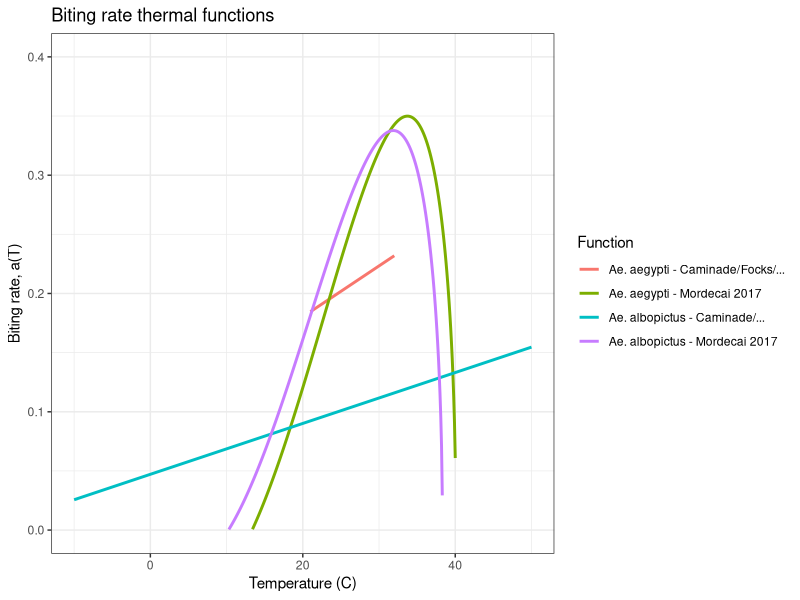
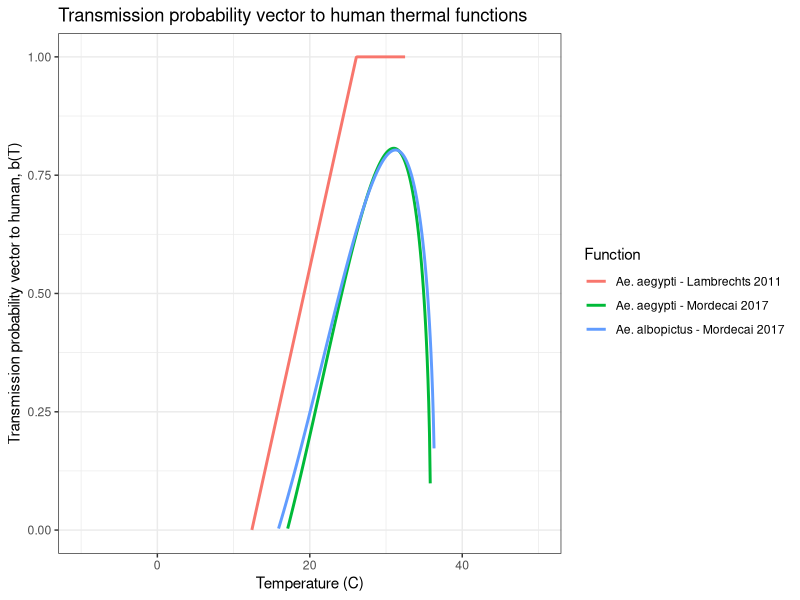
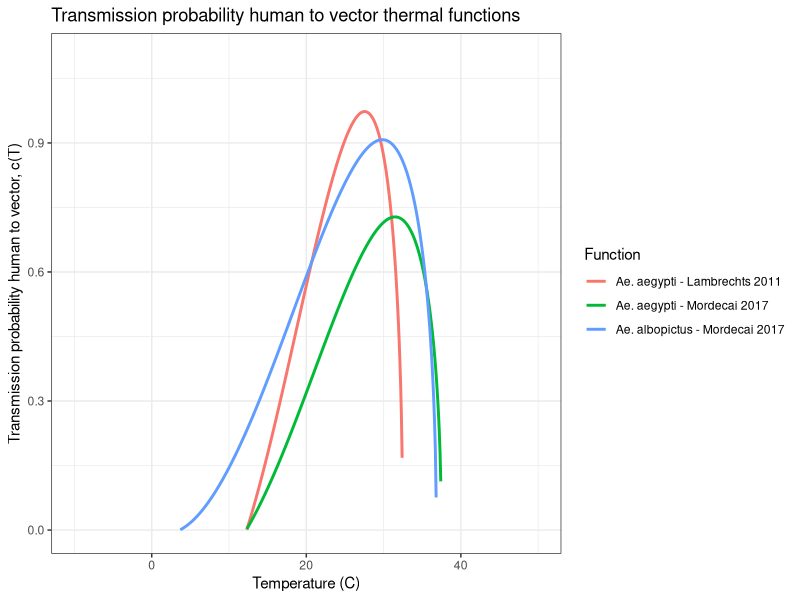
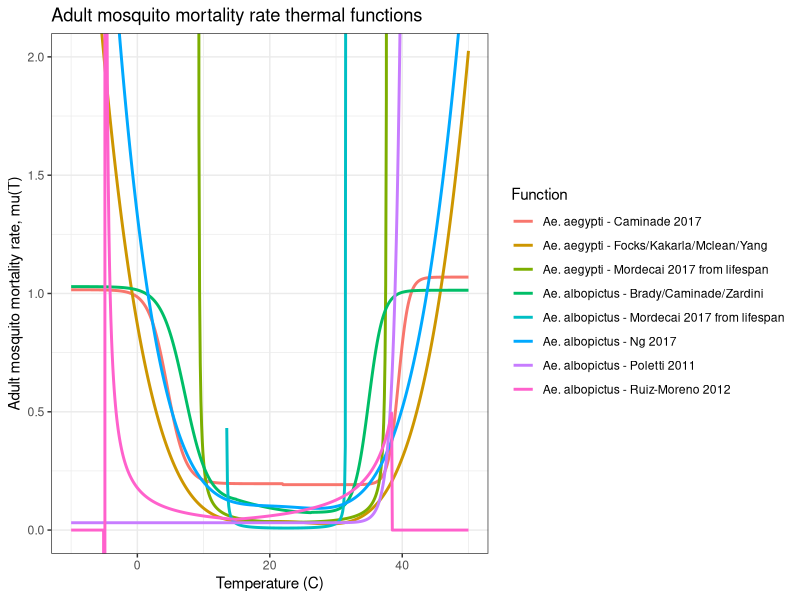
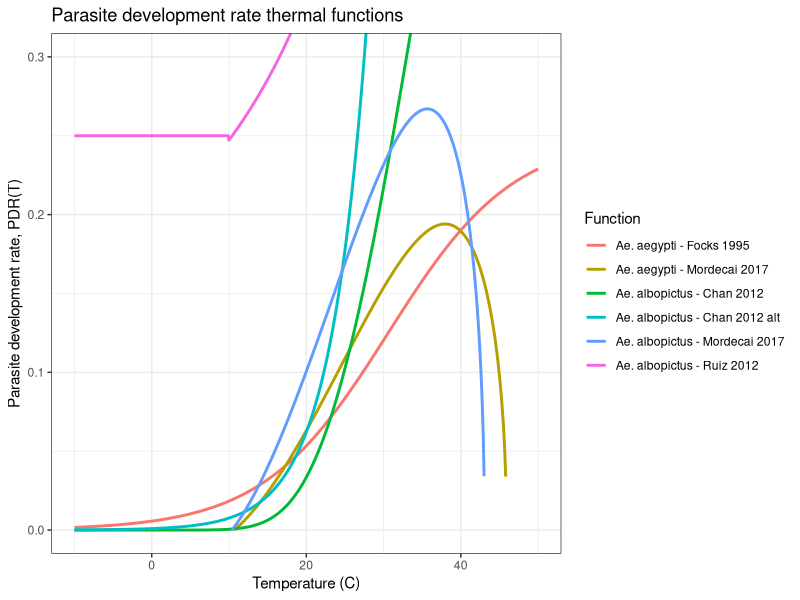
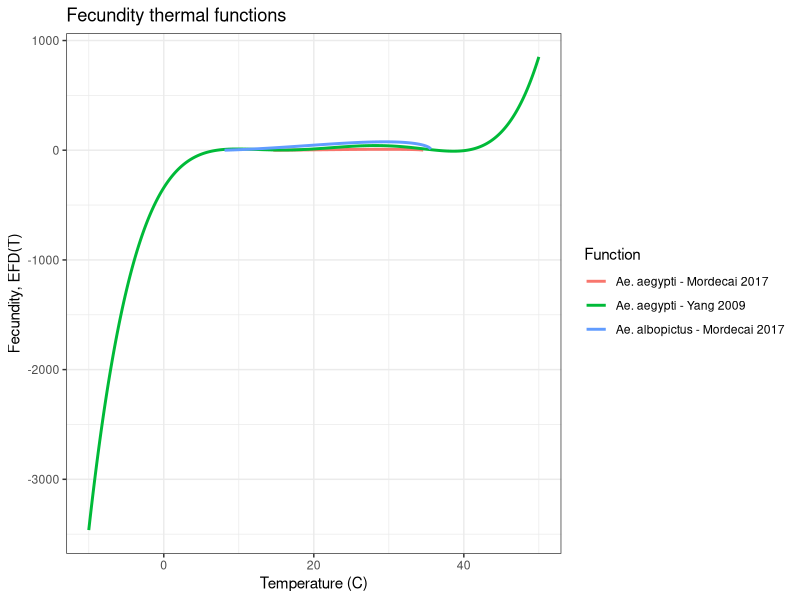
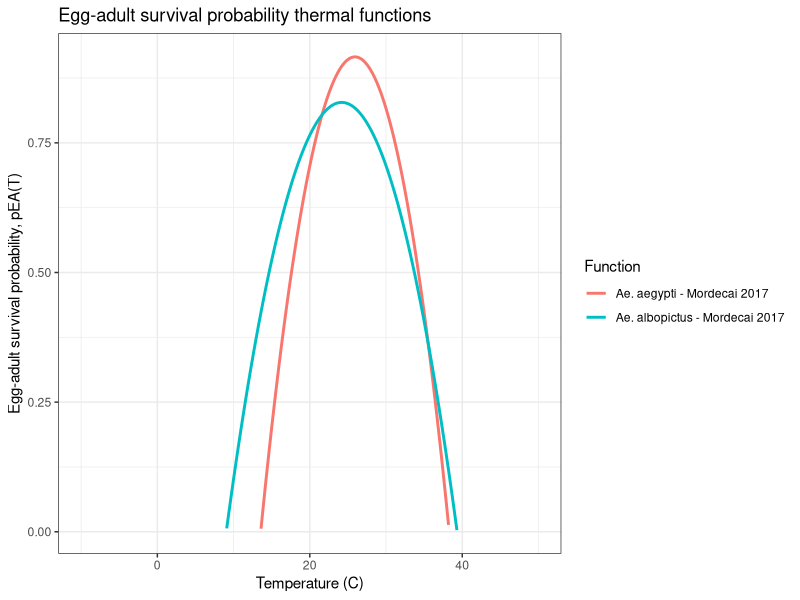
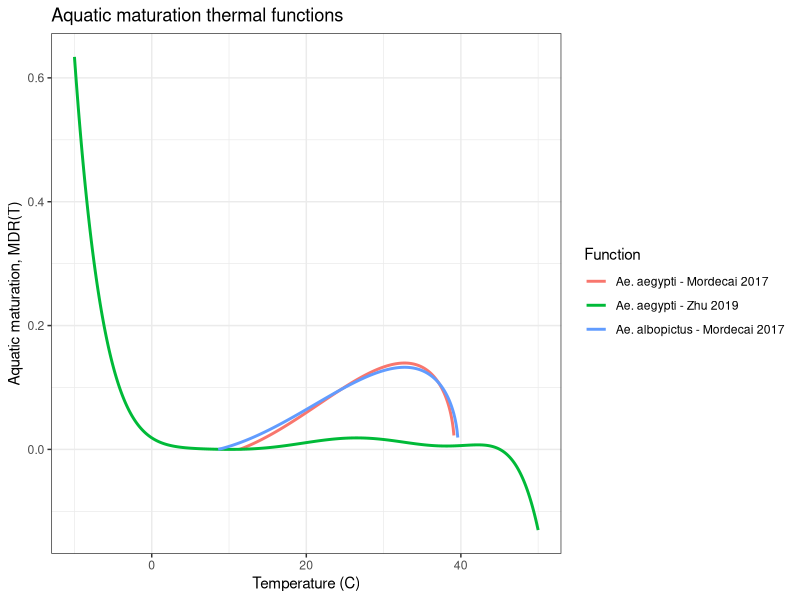

The R source for these figures, in order:
## ---- chunk 1
knitr::opts_chunk$set(echo = TRUE)
## ---- chunk 2
library(ggplot2)

# Temperature range
temp <- seq(-10, 50, by = 0.1)

# Output directories are relative to this Rmd in analysis/.
fig_dir <- "../figures"
dir.create(fig_dir, showWarnings = FALSE, recursive = TRUE)
## ---- chunk 3
####### Biting Rate ##########


# Species: Ae. aegypti
# Cited as Original Source: Caminade et al., 2017; Focks et al., 1995; Kakarla et al., 2019; Liu-Helmersson et al., 2014; Mclean et al., 1974; Scott et al., 2000
a_aegypti_caminade_2017 <- function(T) {
  
  b_m <- rep(NA_real_, length(T))
  
  idx1 <- T >= 21 & T <= 32
  
  b_m[idx1] <- 0.0943 + 0.0043 * T[idx1]
  
  return(b_m)
}


# Species: Ae. aegypti
# Cited as Original Source: Mordecai et al., 2017
a_aegypti_mordecai_2017 <- function(T) {
  
  a <- rep(NA_real_, length(T))
  
  idx1 <- T > 13.35 & T < 40.08
  
  a[idx1] <- 2.02E-4 * T[idx1] * (T[idx1] - 13.35) * sqrt(40.08 - T[idx1])
  
  return(a)
}


# Species: Ae. albopictus
# Cited as Original Source: Mordecai et al., 2017
a_albopictus_mordecai_2017 <- function(T) {
  
  a <- rep(NA_real_, length(T))
  
  idx1 <- T > 10.25 & T < 38.32
  
  a[idx1] <- 1.93E-4 * T[idx1] * (T[idx1] - 10.25) * sqrt(38.32 - T[idx1])
  
  return(a)
}


# Species: Ae. albopictus
# Cited as Original Source: Caminade et al., 2017; Liu-Helmersson et al., 2014; Scott et al., 2000; Zardini et al., 2024
a_albopictus_caminade_2017 <- function(T) {
  
  a <- 0.5 * (0.0043 * T + 0.0943)
  
  return(a)
}


####### Make data frame ##########

biting_data <- rbind(
  data.frame(
    temp = temp,
    a = a_aegypti_caminade_2017(temp),
    function_name = "Ae. aegypti - Caminade/Focks/..."
  ),
  
  data.frame(
    temp = temp,
    a = a_aegypti_mordecai_2017(temp),
    function_name = "Ae. aegypti - Mordecai 2017"
  ),
  
  data.frame(
    temp = temp,
    a = a_albopictus_mordecai_2017(temp),
    function_name = "Ae. albopictus - Mordecai 2017"
  ),
  
  data.frame(
    temp = temp,
    a = a_albopictus_caminade_2017(temp),
    function_name = "Ae. albopictus - Caminade/..."
  )
)



####### Plot biting rate ##########

p_a <- ggplot(biting_data, aes(x = temp, y = a, color = function_name)) +
  geom_line(linewidth = 1) +
  coord_cartesian(ylim = c(0, 0.4)) +
  labs(
    x = "Temperature (C)",
    y = "Biting rate, a(T)",
    color = "Function",
    title = "Biting rate thermal functions"
  ) +
  theme_bw()

print(p_a)


####### Save figure ##########

ggsave(
  filename = file.path(fig_dir, "biting_rate.jpg"),
  plot = p_a,
  width = 8,
  height = 5,
  dpi = 300,
  device = "jpeg",
  bg = "white"
)
## ---- chunk 4
####### Transmission Probability Vector -> Human ##########


# Species: Ae. aegypti
# Cited as Original Source: Lambrechts et al., 2011
b_aegypti_lambrechts_2011 <- function(T) {
  
  b_prob <- rep(NA_real_, length(T))
  
  idx1 <- T >= 12.4 & T <= 26.1
  idx2 <- T > 26.1 & T <= 32.5
  
  b_prob[idx1] <- -0.9037 + 0.0729 * T[idx1]
  b_prob[idx2] <- 1
  
  return(b_prob)
}


# Species: Ae. aegypti
# Cited as Original Source: Mordecai et al., 2017
b_aegypti_mordecai_2017 <- function(T) {
  
  b_prob <- rep(NA_real_, length(T))
  
  idx1 <- T > 17.05 & T < 35.83
  
  b_prob[idx1] <- 8.49E-4 * T[idx1] * (T[idx1] - 17.05) * sqrt(35.83 - T[idx1])
  
  return(b_prob)
}


# Species: Ae. albopictus
# Cited as Original Source: Mordecai et al., 2017
b_albopictus_mordecai_2017 <- function(T) {
  
  b_prob <- rep(NA_real_, length(T))
  
  idx1 <- T > 15.84 & T < 36.40
  
  b_prob[idx1] <- 7.35E-4 * T[idx1] * (T[idx1] - 15.84) * sqrt(36.40 - T[idx1])
  
  return(b_prob)
}


####### Make data frame ##########

vector_to_human_data <- rbind(
  data.frame(
    temp = temp,
    b_prob = b_aegypti_lambrechts_2011(temp),
    function_name = "Ae. aegypti - Lambrechts 2011"
  ),
  
  data.frame(
    temp = temp,
    b_prob = b_aegypti_mordecai_2017(temp),
    function_name = "Ae. aegypti - Mordecai 2017"
  ),
  
  data.frame(
    temp = temp,
    b_prob = b_albopictus_mordecai_2017(temp),
    function_name = "Ae. albopictus - Mordecai 2017"
  )
)


####### Plot transmission probability vector to human ##########

p_b <- ggplot(vector_to_human_data, aes(x = temp, y = b_prob, color = function_name)) +
  geom_line(linewidth = 1) +
  coord_cartesian(ylim = c(0, 1)) +
  labs(
    x = "Temperature (C)",
    y = "Transmission probability vector to human, b(T)",
    color = "Function",
    title = "Transmission probability vector to human thermal functions"
  ) +
  theme_bw()

print(p_b)


####### Save figure ##########

ggsave(
  filename = file.path(fig_dir, "transmission_vector_to_human.jpg"),
  plot = p_b,
  width = 8,
  height = 5,
  dpi = 300,
  device = "jpeg",
  bg = "white"
)
## ---- chunk 5
####### Transmission Probability Human -> Vector ##########


# Species: Ae. aegypti
# Cited as Original Source: Lambrechts et al., 2011
c_aegypti_lambrechts_2011 <- function(T) {
  
  c <- rep(NA_real_, length(T))
  
  idx1 <- T > 12.286 & T < 32.461
  
  c[idx1] <- 0.001044 * T[idx1] * (T[idx1] - 12.286) * sqrt(32.461 - T[idx1])
  
  return(c)
}


# Species: Ae. aegypti
# Cited as Original Source: Mordecai et al., 2017
c_aegypti_mordecai_2017 <- function(T) {
  
  c <- rep(NA_real_, length(T))
  
  idx1 <- T > 12.22 & T < 37.46
  
  c[idx1] <- 4.91E-4 * T[idx1] * (T[idx1] - 12.22) * sqrt(37.46 - T[idx1])
  
  return(c)
}


# Species: Ae. albopictus
# Cited as Original Source: Mordecai et al., 2017
c_albopictus_mordecai_2017 <- function(T) {
  
  c <- rep(NA_real_, length(T))
  
  idx1 <- T > 3.62 & T < 36.82
  
  c[idx1] <- 4.39E-4 * T[idx1] * (T[idx1] - 3.62) * sqrt(36.82 - T[idx1])
  
  return(c)
}


####### Make data frame ##########

human_to_vector_data <- rbind(
  data.frame(
    temp = temp,
    c = c_aegypti_lambrechts_2011(temp),
    function_name = "Ae. aegypti - Lambrechts 2011"
  ),
  
  data.frame(
    temp = temp,
    c = c_aegypti_mordecai_2017(temp),
    function_name = "Ae. aegypti - Mordecai 2017"
  ),
  
  data.frame(
    temp = temp,
    c = c_albopictus_mordecai_2017(temp),
    function_name = "Ae. albopictus - Mordecai 2017"
  )
)


####### Plot transmission probability human to vector ##########

p_c <- ggplot(human_to_vector_data, aes(x = temp, y = c, color = function_name)) +
  geom_line(linewidth = 1) +
  coord_cartesian(ylim = c(0, 1.1)) +
  labs(
    x = "Temperature (C)",
    y = "Transmission probability human to vector, c(T)",
    color = "Function",
    title = "Transmission probability human to vector thermal functions"
  ) +
  theme_bw()

print(p_c)


####### Save figure ##########

ggsave(
  filename = file.path(fig_dir, "transmission_human_to_vector.jpg"),
  plot = p_c,
  width = 8,
  height = 5,
  dpi = 300,
  device = "jpeg",
  bg = "white"
)
## ---- chunk 6

####### Adult Mosquito Mortality Rate ##########


# Species: Ae. aegypti
# Cited as Original Source: Caminade et al., 2017
mu_aegypti_caminade_2017 <- function(T) {
  
  mu <- rep(NA_real_, length(T))
  
  idx1 <- T < 22
  idx2 <- T >= 22
  
  mu[idx1] <- 1 / (1.22 + exp(-3.05 + 0.72 * T[idx1])) + 0.196
  mu[idx2] <- 1 / (1.14 + exp(51.4 - 1.3 * T[idx2])) + 0.192
  
  return(mu)
}


# Species: Ae. aegypti
# Cited as Original Source: Focks et al., 1995; Kakarla et al., 2019; Mclean et al., 1974; Yang et al., 2009
mu_aegypti_focks_1995 <- function(T) {
  
  mu <- 0.8692 -
    0.1590 * T +
    0.01116 * T^2 -
    0.0003408 * T^3 +
    0.000003809 * T^4
  
  return(mu)
}


# Species: Ae. albopictus
# Cited as Original Source: Poletti et al., 2011
mu_albopictus_poletti_2011 <- function(T) {
  
  mu <- 0.031 + 95820 * exp(T - 50.4)
  
  return(mu)
}


# Species: Ae. albopictus
# Cited as Original Source: Ruiz-Moreno et al., 2012
mu_albopictus_ruiz_moreno_2012 <- function(T) {
  
  mu <- rep(NA_real_, length(T))
  
  idx1 <- T < -5
  idx2 <- T >= -5 & T < 15
  idx3 <- T >= 15 & T < 38.5
  idx4 <- T >= 38.5
  
  mu[idx1] <- 0
  mu[idx2] <- 1 / (5.6 + 1.12 * T[idx2])
  mu[idx3] <- 1 / (40.27 - 1.38 * T[idx3] + 0.01 * T[idx3]^2)
  mu[idx4] <- 0
  
  return(mu)
}


# Species: Ae. albopictus
# Cited as Original Source: Brady et al., 2013; Caminade et al., 2017; Zardini et al., 2024
mu_albopictus_brady_2013 <- function(T) {
  
  mu <- rep(NA_real_, length(T))
  
  idx1 <- T < 15
  idx2 <- T >= 15 & T < 26.3
  idx3 <- T >= 26.3
  
  mu[idx1] <- 1 / (1.1 + exp(-4.04 + 0.576 * T[idx1])) + 0.12
  mu[idx2] <- 0.000339 * T[idx2]^2 - 0.0189 * T[idx2] + 0.336
  mu[idx3] <- 1 / (1.065 + exp(32.2 - 0.92 * T[idx3])) + 0.0747
  
  return(mu)
}


# Species: Ae. albopictus
# Cited as Original Source: Ng et al., 2017
# Checked Ng et al. (2017): the T^5 coefficient is -2.72000e-08, not -2.72e-02.
mu_albopictus_ng_2017 <- function(T) {
  
  mu <- 1.33048 -
    2.32772e-1 * T +
    1.68529e-2 * T^2 -
    5.61719e-4 * T^3 +
    7.91643e-6 * T^4 -
    2.72e-8 * T^5     # Original Table but shoud modify to 2.72e-8
  
  return(mu)
}


# Species: Ae. aegypti
# Cited as Original Source: Mordecai et al., 2017
# Table gives lifespan; mortality is calculated as mu(T) = 1 / lf(T).
mu_aegypti_mordecai_2017 <- function(T) {
  
  mu <- rep(NA_real_, length(T))
  
  idx1 <- T > 9.16 & T < 37.73
  
  lf <- -1.48e-1 * (T[idx1] - 9.16) * (T[idx1] - 37.73)
  mu[idx1] <- 1 / lf
  
  return(mu)
}


# Species: Ae. albopictus
# Cited as Original Source: Mordecai et al., 2017
# Table gives lifespan; mortality is calculated as mu(T) = 1 / lf(T).
mu_albopictus_mordecai_2017 <- function(T) {
  
  mu <- rep(NA_real_, length(T))
  
  idx1 <- T > 13.41 & T < 31.51
  
  lf <- -1.43 * (T[idx1] - 13.41) * (T[idx1] - 31.51 )
  mu[idx1] <- 1 / lf
  
  return(mu)
}


####### Make data frame ##########

mortality_data <- rbind(
  data.frame(
    temp = temp,
    mu = mu_aegypti_caminade_2017(temp),
    function_name = "Ae. aegypti - Caminade 2017"
  ),
  
  data.frame(
    temp = temp,
    mu = mu_aegypti_focks_1995(temp),
    function_name = "Ae. aegypti - Focks/Kakarla/Mclean/Yang"
  ),
  
  data.frame(
    temp = temp,
    mu = mu_albopictus_poletti_2011(temp),
    function_name = "Ae. albopictus - Poletti 2011"
  ),
  
  data.frame(
    temp = temp,
    mu = mu_albopictus_ruiz_moreno_2012(temp),
    function_name = "Ae. albopictus - Ruiz-Moreno 2012"
  ),
  
  data.frame(
    temp = temp,
    mu = mu_albopictus_brady_2013(temp),
    function_name = "Ae. albopictus - Brady/Caminade/Zardini"
  ),
  
  data.frame(
    temp = temp,
    mu = mu_albopictus_ng_2017(temp),
    function_name = "Ae. albopictus - Ng 2017"
  ),
  
  data.frame(
    temp = temp,
    mu = mu_aegypti_mordecai_2017(temp),
    function_name = "Ae. aegypti - Mordecai 2017 from lifespan"
  ),
  
  data.frame(
    temp = temp,
    mu = mu_albopictus_mordecai_2017(temp),
    function_name = "Ae. albopictus - Mordecai 2017 from lifespan"
  )
)


####### Check possible problems ##########

problem_mu <- mortality_data[
  is.na(mortality_data$mu) |
    !is.finite(mortality_data$mu) |
    mortality_data$mu < 0 |
    mortality_data$mu > 2,
]

problem_summary <- aggregate(
  temp ~ function_name,
  data = problem_mu,
  FUN = length
)

names(problem_summary)[2] <- "number_of_problem_values"


####### Plot mortality rate ##########

p_mu <- ggplot(mortality_data, aes(x = temp, y = mu, color = function_name)) +
  geom_line(linewidth = 1) +
  coord_cartesian(ylim = c(0, 2)) +
  labs(
    x = "Temperature (C)",
    y = "Adult mosquito mortality rate, mu(T)",
    color = "Function",
    title = "Adult mosquito mortality rate thermal functions"
  ) +
  theme_bw()

print(p_mu)


####### Save figure ##########

ggsave(
  filename = file.path(fig_dir, "adult_mosquito_mortality_rate.jpg"),
  plot = p_mu,
  width = 8,
  height = 5,
  dpi = 300,
  device = "jpeg",
  bg = "white"
)
## ---- chunk 7
####### Extrinsic Incubation Rate / Parasite Development Rate ##########


# Species: Ae. albopictus
# Cited as Original Source: Mordecai et al., 2017
PDR_albopictus_mordecai_2017 <- function(T) {
  
  PDR <- rep(NA_real_, length(T))
  
  idx1 <- T > 10.39 & T < 43.05
  
  PDR[idx1] <- 1.09E-4 * T[idx1] * (T[idx1] - 10.39) * sqrt(43.05 - T[idx1])
  
  return(PDR)
}


# Species: Ae. aegypti
# Cited as Original Source: Mordecai et al., 2017
PDR_aegypti_mordecai_2017 <- function(T) {
  
  PDR <- rep(NA_real_, length(T))
  
  idx1 <- T > 10.68 & T < 45.90
  
  PDR[idx1] <- 6.65E-5 * T[idx1] * (T[idx1] - 10.68) * sqrt(45.90 - T[idx1])
  
  return(PDR)
}


# Species: Ae. aegypti
# Cited as Original Source: Focks et al., 1995
PDR_aegypti_focks_1995 <- function(T) {
  
  PDR <- 1 / (4 + exp(5.15 - 0.123 * T))
  
  return(PDR)
}


# Species: Ae. albopictus
# Cited as Original Source: Chan & Johansson, 2012
PDR_albopictus_chan_johansson_2012 <- function(T) {
  
  PDR <- 1 / exp(log(6) * exp(-0.08 * (T - 28)))
  
  return(PDR)
}


# Species: Ae. albopictus
# Cited as Original Source: Chan & Johansson, 2012
PDR_albopictus_chan_johansson_2012_alt <- function(T) {
  
  PDR <- 1 / (3.0 * exp(-0.21 * (T - 28.0)))
  
  return(PDR)
}


# Species: Ae. albopictus
# Cited as Original Source: Ruiz-Moreno et al., 2012
PDR_albopictus_ruiz_moreno_2012 <- function(T) {
  
  EIP <- rep(NA_real_, length(T))
  
  idx1 <- T < 10
  idx2 <- T >= 10 & T <= 32
  idx3 <- T > 32
  
  EIP[idx1] <- 4
  EIP[idx2] <- 113 / 22 - (2.4 / 22) * T[idx2]
  EIP[idx3] <- 1.5
  
  PDR <- 1 / EIP
  
  return(PDR)
}


####### Make data frame ##########

PDR_data <- rbind(
  data.frame(
    temp = temp,
    PDR = PDR_albopictus_mordecai_2017(temp),
    function_name = "Ae. albopictus - Mordecai 2017"
  ),
  
  data.frame(
    temp = temp,
    PDR = PDR_aegypti_mordecai_2017(temp),
    function_name = "Ae. aegypti - Mordecai 2017"
  ),
  
  data.frame(
    temp = temp,
    PDR = PDR_aegypti_focks_1995(temp),
    function_name = "Ae. aegypti - Focks 1995"
  ),
  
  data.frame(
    temp = temp,
    PDR = PDR_albopictus_chan_johansson_2012(temp),
    function_name = "Ae. albopictus - Chan 2012"
  ),
  
  data.frame(
    temp = temp,
    PDR = PDR_albopictus_chan_johansson_2012_alt(temp),
    function_name = "Ae. albopictus - Chan 2012 alt"
  ),
  
  data.frame(
    temp = temp,
    PDR = PDR_albopictus_ruiz_moreno_2012(temp),
    function_name = "Ae. albopictus - Ruiz 2012"
  )
)


####### Plot parasite development rate ##########

p_PDR <- ggplot(PDR_data, aes(x = temp, y = PDR, color = function_name)) +
  geom_line(linewidth = 1) +
  coord_cartesian(ylim = c(0, 0.3)) +
  labs(
    x = "Temperature (C)",
    y = "Parasite development rate, PDR(T)",
    color = "Function",
    title = "Parasite development rate thermal functions"
  ) +
  theme_bw()

print(p_PDR)


####### Save figure ##########

ggsave(
  filename = file.path(fig_dir, "parasite_development_rate.jpg"),
  plot = p_PDR,
  width = 8,
  height = 5,
  dpi = 300,
  device = "jpeg",
  bg = "white"
)
## ---- chunk 8
####### Fecundity ##########


# Species: Ae. aegypti
# Cited as Original Source: Yang et al., 2009
EFD_aegypti_yang_2009 <- function(T) {
  
  EFD <- -341.8585 +
    108.7373 * T -
    12.3447 * T^2 +
    0.6367451 * T^3 -
    0.0149469 * T^4 +
    0.0001294166 * T^5
  
  return(EFD)
}


# Species: Ae. albopictus
# Cited as Original Source: Mordecai et al., 2017
EFD_albopictus_mordecai_2017 <- function(T) {
  
  EFD <- rep(NA_real_, length(T))
  
  idx1 <- T > 8.02 & T < 35.65
  
  EFD[idx1] <- 4.88E-02 * T[idx1] * (T[idx1] - 8.02) * sqrt(35.65 - T[idx1])
  
  return(EFD)
}


# Species: Ae. aegypti
# Cited as Original Source: Mordecai et al., 2017
EFD_aegypti_mordecai_2017 <- function(T) {
  
  EFD <- rep(NA_real_, length(T))
  
  idx1 <- T > 14.58 & T < 34.61
  
  EFD[idx1] <- 8.56E-03 * T[idx1] * (T[idx1] - 14.58) * sqrt(34.61 - T[idx1])
  
  return(EFD)
}


####### Make data frame ##########

fecundity_data <- rbind(
  data.frame(
    temp = temp,
    EFD = EFD_aegypti_yang_2009(temp),
    function_name = "Ae. aegypti - Yang 2009"
  ),
  
  data.frame(
    temp = temp,
    EFD = EFD_albopictus_mordecai_2017(temp),
    function_name = "Ae. albopictus - Mordecai 2017"
  ),
  
  data.frame(
    temp = temp,
    EFD = EFD_aegypti_mordecai_2017(temp),
    function_name = "Ae. aegypti - Mordecai 2017"
  )
)


####### Plot fecundity ##########

p_EFD <- ggplot(fecundity_data, aes(x = temp, y = EFD, color = function_name)) +
  geom_line(linewidth = 1) +
  labs(
    x = "Temperature (C)",
    y = "Fecundity, EFD(T)",
    color = "Function",
    title = "Fecundity thermal functions"
  ) +
  theme_bw()

print(p_EFD)


####### Save figure ##########

ggsave(
  filename = file.path(fig_dir, "fecundity.jpg"),
  plot = p_EFD,
  width = 8,
  height = 5,
  dpi = 300,
  device = "jpeg",
  bg = "white"
)
## ---- chunk 9
####### Egg-Adult Survival Probability ##########


# Species: Ae. aegypti
# Cited as Original Source: Mordecai et al., 2017
pEA_aegypti_mordecai_2017 <- function(T) {
  
  pEA <- rep(NA_real_, length(T))
  
  idx1 <- T > 13.56 & T < 38.29
  
  pEA[idx1] <- 5.99E-03 * (T[idx1] - 13.56) * (38.29 - T[idx1])
  
  return(pEA)
}


# Species: Ae. albopictus
# Cited as Original Source: Mordecai et al., 2017
pEA_albopictus_mordecai_2017 <- function(T) {
  
  pEA <- rep(NA_real_, length(T))
  
  idx1 <- T > 9.04 & T < 39.33
  
  pEA[idx1] <- -3.61E-03 * (T[idx1] - 9.04) * (T[idx1] - 39.33)
  
  return(pEA)
}


####### Make data frame ##########

pEA_data <- rbind(
  data.frame(
    temp = temp,
    pEA = pEA_aegypti_mordecai_2017(temp),
    function_name = "Ae. aegypti - Mordecai 2017"
  ),
  
  data.frame(
    temp = temp,
    pEA = pEA_albopictus_mordecai_2017(temp),
    function_name = "Ae. albopictus - Mordecai 2017"
  )
)


####### Plot egg-adult survival probability ##########

p_pEA <- ggplot(pEA_data, aes(x = temp, y = pEA, color = function_name)) +
  geom_line(linewidth = 1) +
  labs(
    x = "Temperature (C)",
    y = "Egg-adult survival probability, pEA(T)",
    color = "Function",
    title = "Egg-adult survival probability thermal functions"
  ) +
  theme_bw()

print(p_pEA)


####### Save figure ##########

ggsave(
  filename = file.path(fig_dir, "egg_adult_survival_probability.jpg"),
  plot = p_pEA,
  width = 8,
  height = 5,
  dpi = 300,
  device = "jpeg",
  bg = "white"
)
## ---- chunk 10
####### Aquatic Maturation ##########


# Species: Ae. aegypti
# Cited as Original Source: Zhu et al., 2019
phi_v_aegypti_zhu_2019 <- function(T) {
  
  phi_v <- (
    0.131 -
      0.05723 * T +
      0.01164 * T^2 -
      0.001341 * T^3 +
      8.723E-5 * T^4 -
      3.017E-6 * T^5 +
      5.153E-8 * T^6 -
      3.42E-10 * T^7
  ) / 7
  
  return(phi_v)
}


# Species: Ae. aegypti
# Cited as Original Source: Mordecai et al., 2017
MDR_aegypti_mordecai_2017 <- function(T) {
  
  MDR <- rep(NA_real_, length(T))
  
  idx1 <- T > 11.36 & T < 39.17
  
  MDR[idx1] <- 7.86E-5 * T[idx1] * (T[idx1] - 11.36) * sqrt(39.17 - T[idx1])
  
  return(MDR)
}


# Species: Ae. albopictus
# Cited as Original Source: Mordecai et al., 2017
MDR_albopictus_mordecai_2017 <- function(T) {
  
  MDR <- rep(NA_real_, length(T))
  
  idx1 <- T > 8.60 & T < 39.66
  
  MDR[idx1] <- 6.38E-5 * T[idx1] * (T[idx1] - 8.60) * sqrt(39.66 - T[idx1])
  
  return(MDR)
}


####### Make data frame ##########

aquatic_maturation_data <- rbind(
  data.frame(
    temp = temp,
    MDR = phi_v_aegypti_zhu_2019(temp),
    function_name = "Ae. aegypti - Zhu 2019"
  ),
  
  data.frame(
    temp = temp,
    MDR = MDR_aegypti_mordecai_2017(temp),
    function_name = "Ae. aegypti - Mordecai 2017"
  ),
  
  data.frame(
    temp = temp,
    MDR = MDR_albopictus_mordecai_2017(temp),
    function_name = "Ae. albopictus - Mordecai 2017"
  )
)


####### Plot aquatic maturation ##########

p_MDR <- ggplot(aquatic_maturation_data, aes(x = temp, y = MDR, color = function_name)) +
  geom_line(linewidth = 1) +
  labs(
    x = "Temperature (C)",
    y = "Aquatic maturation, MDR(T)",
    color = "Function",
    title = "Aquatic maturation thermal functions"
  ) +
  theme_bw()

print(p_MDR)


####### Save figure ##########

ggsave(
  filename = file.path(fig_dir, "aquatic_maturation.jpg"),
  plot = p_MDR,
  width = 8,
  height = 5,
  dpi = 300,
  device = "jpeg",
  bg = "white"
)
